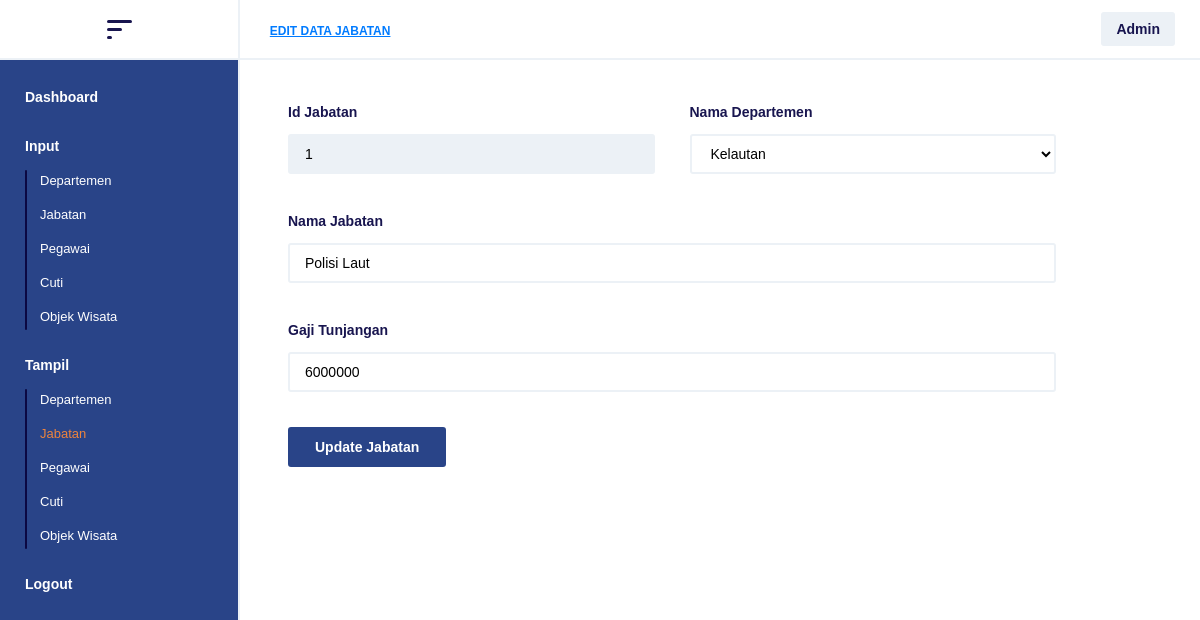
/public/jabatan/detailJabatan/1 (signed in), run on the app's committed database.
### tables this page shows
CREATE TABLE `jabatan` (
  `id_jabatan` varchar(50) NOT NULL,
  `id_departemen` varchar(50) NOT NULL,
  `nama_jabatan` varchar(50) NOT NULL,
  `gaji_tunjangan` double DEFAULT NULL
);

### app/core/Controller.php (called while the page is built, shortened)
<?php
class Controller
{
    public function view($view, $data = [])
    {
        require_once '../app/views/' . $view . '.php';
    }
    public function model($model)
    {
        return new $model2;
    }
}

### app/controllers/Jabatan.php (called while the page is built, shortened)
<?php
class Jabatan extends Controller implements MainIndex
{
    public function detailJabatan($id_jabatan)
    {
        $data["title"] = "Edit Data Jabatan";
        $data["active"] = [
            'dashboard' => "",
            'departemen' => "",
            'jabatan' => "",
            'pegawai' => "",
            'cuti' => "",
            'tampilPegawai' => "",
            'tampilCuti' => "",
            'tampilDashboard' => "",
            'tampilDepartemen' => "",
            'tampilJabatan' => "color: #ed843e"
        ];
        $data["dataJabatan"] = $this->model('Jabatan')->getDataJabatanById($id_jabatan);
        $data["dataDepartemen"] = $this->model('Departemen')->getDataDepartemen();
        $this->view('/jabatan/editJabatan', $data);
    }
}

### app/core/App.php (called while the page is built, shortened)
<?php
class App
{
    protected $method = 'index';
    protected $parameter = [];
    public function __construct()
    {
        $url = $this->parseURL();
        if (@file_exists('../app/controllers/' . $url[0] . '.php')) {
            unset($url[0]);
        }
        $this->controller = new $controller;
        if (isset($url[1])) {
            if (method_exists($this->controller, $url[1])) {
                $this->method = $url[1];
                unset($url[1]);
            }
        }
        if (!empty($url)) {
            $this->parameter = array_values($url);
        }
        call_user_func_array([$this->controller, $this->method], $this->parameter);
    }
    public function parseURL()
    {
        if (isset($_GET['url'])) {
            $url = rtrim($_GET['url'], '/');
            $url = filter_var($url, FILTER_SANITIZE_URL);
            $url = explode('/', $url);
            return $url;
        }
    }
}

### public/index.php (called while the page is built, shortened)
<?php
$app = new paytrik\app\core\App;

### app/core/Database.php (called while the page is built, shortened)
<?php
class Database
{
    private $host = DB_HOST;
    private $password = DB_PASSWORD;
    private $username = DB_USERNAME;
    private $dbName = DB_NAME;
    private $dbHandler;
    private $statement;
    public function __construct()
    {
        $dsn = 'mysql:host=' . $this->host . ';dbname=' . $this->dbName;
        $option = [
            PDO::ATTR_PERSISTENT => true,
            PDO::ATTR_ERRMODE => PDO::ERRMODE_EXCEPTION
        ];
        try {
            $this->dbHandler = new PDO($dsn, $this->username, $this->password, $option);
        } catch (PDOException $e) {
            die($e->getMessage());
        }
    }
    public function query($query)
    {
        $this->statement = $this->dbHandler->prepare($query);
    }
    public function execute()
    {
        $this->statement->execute();
    }
    public function resultSet()
    {
        $this->execute();
        return $this->statement->fetchAll(PDO::FETCH_ASSOC);
    }
    public function single()
    {
        $this->execute();
        return $this->statement->fetch(PDO::FETCH_ASSOC);
    }
}

### app/models/Jabatan.php (called while the page is built, shortened)
<?php
class Jabatan
{
    private $database;
    public function __construct()
    {
        $this->database = new Database;
    }
    public function getDataJabatanById($id_jabatan)
    {
        $this->database->query("SELECT * FROM jabatan WHERE id_jabatan='$id_jabatan'");
        return $this->database->single();
    }
}

### app/models/Departemen.php (called while the page is built, shortened)
<?php
class Departemen
{
    private $database;
    public function __construct()
    {
        $this->database = new Database;
    }
    public function getDataDepartemen()
    {
        $this->database->query("SELECT * FROM departemen");
        return $this->database->resultSet();
    }
}

### app/views/jabatan/editJabatan.php (the view, shortened to what this page needs)
<form method="POST" action="<?= ROOT ?>/jabatan/editJabatan/<?= $data["dataJabatan"]["id_jabatan"] ?>">
    <div class="winput bflex">
        <div class="cinput rmargin">
            <span> Id Jabatan </span>
            <input type="text" name="id_jabatan" placeholder="Masukan id_jabatan . . ." value="<?= $data["dataJabatan"]["id_jabatan"] ?>" readonly>
        </div>
        <div class="cinput">
            <span> Nama Departemen </span>
            <select name="id_departemen" id="id_departemen" class="input">
                <?php foreach ($data["dataDepartemen"] as $departemen) : ?>
                    <option value="<?= $departemen["id_departemen"] ?>"><?= $departemen["nama_departemen"]; ?></option>
                <?php endforeach; ?>
            </select>
        </div>
    </div>
    <div class="winput tmargin">
        <span> Nama Jabatan </span>
        <input type="text" name="nama_jabatan" placeholder="Masukan nama jabatan . . ." value="<?= $data["dataJabatan"]["nama_jabatan"] ?>">
    </div>
    <div class="winput tmargin">
        <span> Gaji Tunjangan </span>
        <input type="number" name="gaji_tunjangan" placeholder="Masukan gaji tunjangan . . ." value="<?= $data["dataJabatan"]["gaji_tunjangan"] ?>">
    </div>
    <div class="winput tmargin">
        <button type="submit" name="btnUpdate" style="left: 0px"> Update Jabatan </button>
    </div>
</form>

### data on the page
jabatan: id_jabatan "1", nama_jabatan "Polisi Laut", gaji_tunjangan "6000000"

### other printed values
$data["title"] "EDIT DATA JABATAN"
$_SESSION['level'] "Admin"
form field id_departemen "Kelautan"
